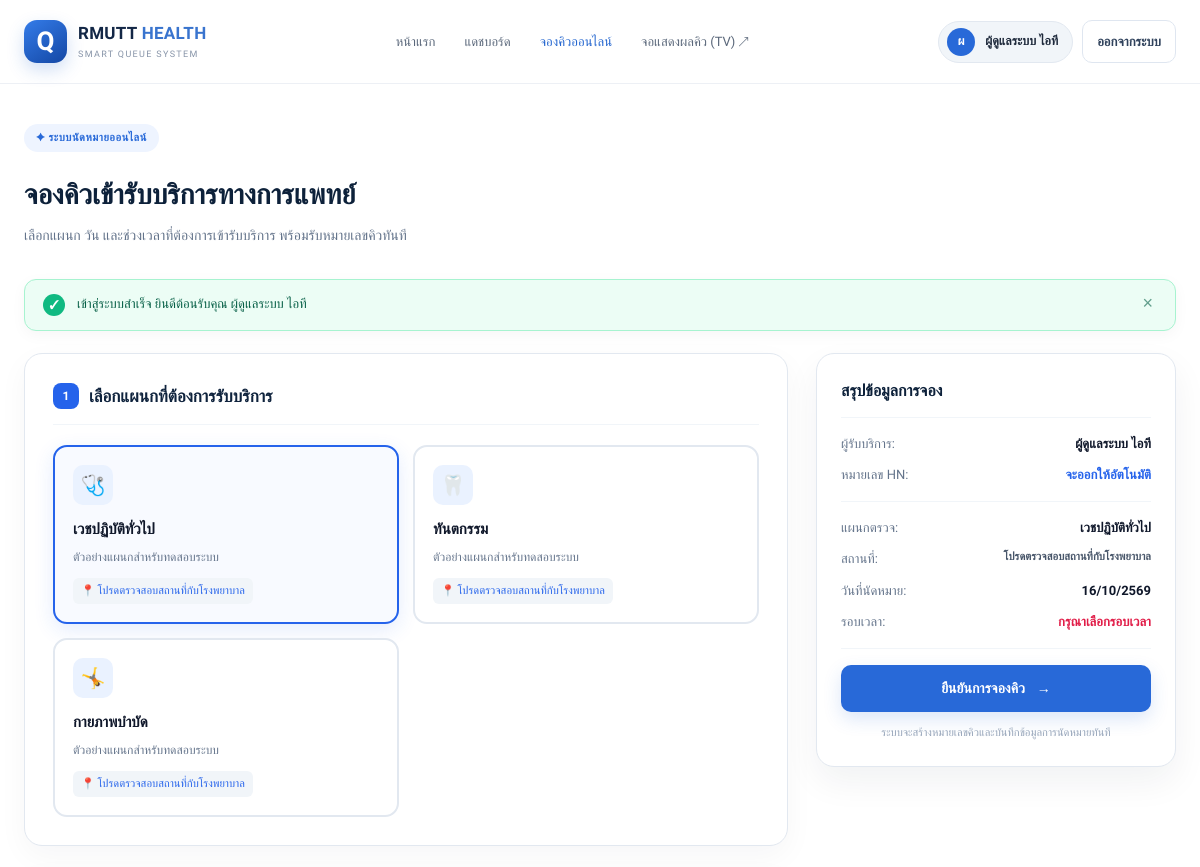
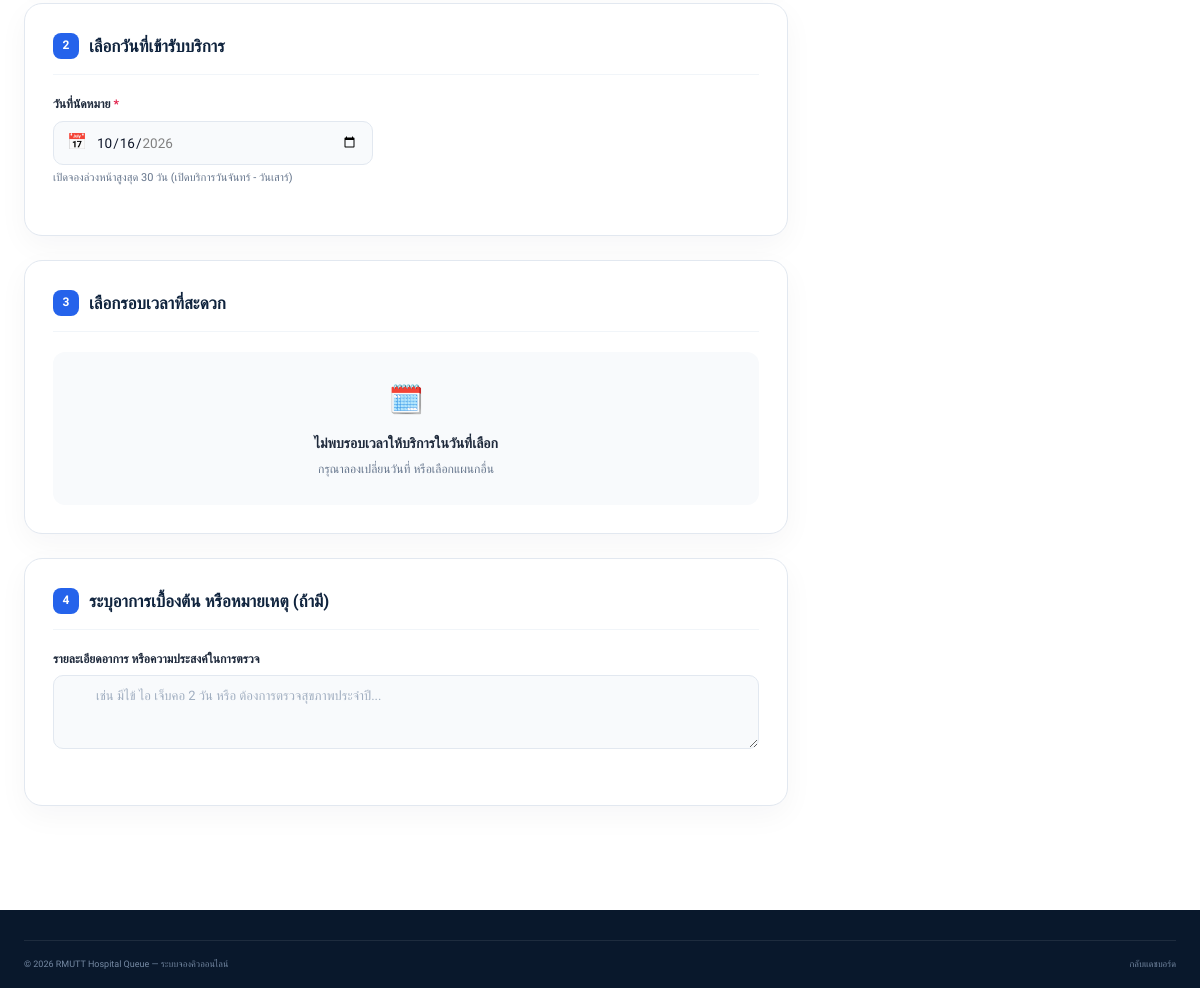
The app's page /book.php (signed in) with its own data (2 pictures, top to bottom).
### tables this page shows
CREATE TABLE IF NOT EXISTS departments (
  id BIGINT UNSIGNED AUTO_INCREMENT PRIMARY KEY,
  name VARCHAR(150) NOT NULL,
  description TEXT NULL,
  location_label VARCHAR(190) NULL,
  is_open_for_booking TINYINT(1) NOT NULL DEFAULT 1,
  created_at TIMESTAMP NOT NULL DEFAULT CURRENT_TIMESTAMP
);

### book.php (the view, shortened to what this page needs)
<?php
require_once __DIR__ . '/config/database.php';
require_once __DIR__ . '/includes/auth.php';
$user = current_user();
$selectedDate = trim($_GET['date'] ?? ($_POST['date'] ?? date('Y-m-d')));
$notes = trim($_POST['notes'] ?? '');
try {
    $departments = $pdo->query("
        SELECT id, name, description, location_label
        FROM departments
        WHERE is_open_for_booking = 1
        ORDER BY id ASC
    ")->fetchAll();
} catch (PDOException $e) {
    $departments = [];
}
?>
<!DOCTYPE html>
<html lang="th">
<head>
  <link rel="stylesheet" href="assets/css/style.css">
  <link rel="stylesheet" href="assets/css/auth.css">
  <link rel="stylesheet" href="assets/css/queue.css">
</head>
<body>
  <header class="site-header">
    <div class="container nav-wrap">
      <a class="brand" href="index.php">
        <div class="brand-mark"><span>Q</span></div>
        <div class="brand-copy">
          <strong>RMUTT <span>HEALTH</span></strong>
          <small>SMART QUEUE SYSTEM</small>
        </div>
      </a>
      <nav class="main-nav" id="mainNav">
        <a href="index.php">หน้าแรก</a>
        <a href="dashboard.php">แดชบอร์ด</a>
        <a class="active" href="book.php">จองคิวออนไลน์</a>
        <a href="queue_display.php" target="_blank">จอแสดงผลคิว (TV) ↗</a>
      </nav>
      <div class="nav-actions">
        <a href="dashboard.php" class="user-menu-pill">
          <span class="user-menu-avatar"><?= htmlspecialchars(mb_substr($user['full_name'], 0, 1, 'UTF-8')) ?></span>
          <span><?= htmlspecialchars($user['full_name']) ?></span>
        </a>
        <a href="logout.php" class="btn btn-ghost btn-small">ออกจากระบบ</a>
      </div>
    </div>
  </header>
  <main class="booking-container">
    <div class="container">
      <div class="booking-header">
        <span class="auth-card-badge">✦ ระบบนัดหมายออนไลน์</span>
        <h1>จองคิวเข้ารับบริการทางการแพทย์</h1>
        <p>เลือกแผนก วัน และช่วงเวลาที่ต้องการเข้ารับบริการ พร้อมรับหมายเลขคิวทันที</p>
      </div>
      <?= render_flash() ?>
      <form action="book.php" method="POST" id="bookingForm">
        <div class="booking-grid">
          <div class="booking-steps-col">
            <div class="booking-card">
              <h2 class="booking-card-title">
                <span class="step-badge">1</span>
                <span>เลือกแผนกที่ต้องการรับบริการ</span>
              </h2>
              <div class="dept-grid">
                <?php foreach ($departments as $dept): ?>
                  <label class="dept-card-label">
                    <div class="dept-card-inner">
                      <div class="dept-icon">
                        <?php
                          if (str_contains($dept['name'], 'ทันต')) echo '🦷';
                          elseif (str_contains($dept['name'], 'กายภาพ')) echo '🤸';
                          elseif (str_contains($dept['name'], 'ตา') || str_contains($dept['name'], 'จักษุ')) echo '👁️';
                          else echo '🩺';
                        ?>
                      </div>
                      <strong><?= htmlspecialchars($dept['name']) ?></strong>
                      <p><?= htmlspecialchars($dept['description'] ?? 'บริการตรวจและรักษา') ?></p>
                      <span class="dept-location">📍 <?= htmlspecialchars($dept['location_label'] ?? 'จุดตรวจบริการ') ?></span>
                    </div>
                  </label>
                <?php endforeach; ?>
              </div>
            </div>
            <div class="booking-card">
              <h2 class="booking-card-title">
                <span class="step-badge">2</span>
                <span>เลือกวันที่เข้ารับบริการ</span>
              </h2>
              <div class="form-group" style="max-width: 320px;">
                <label class="form-label" for="bookingDate">วันที่นัดหมาย <span class="required">*</span></label>
                <div class="input-wrapper">
                  <span class="input-icon">📅</span>
                  <input type="date" id="bookingDate" name="date" class="form-control"
                         value="<?= htmlspecialchars($selectedDate) ?>"
                         min="<?= date('Y-m-d') ?>"
                         max="<?= date('Y-m-d', strtotime('+30 days')) ?>"
                         onchange="handleDateChange(this.value)" required>
                </div>
                <small style="color: #64748b; font-size: 11px; margin-top: 4px; display: block;">
                  เปิดจองล่วงหน้าสูงสุด 30 วัน (เปิดบริการวันจันทร์ - วันเสาร์)
                </small>
              </div>
            </div>
            <div class="booking-card">
              <h2 class="booking-card-title">
                <span class="step-badge">3</span>
                <span>เลือกรอบเวลาที่สะดวก</span>
              </h2>
              <div id="noSlotsMessage" style="display:none; padding: 25px; text-align: center; color: #64748b; background: #f8fafc; border-radius: 12px;">
                <div style="font-size: 28px; margin-bottom: 8px;">🗓️</div>
                <strong style="color: #1e293b; font-size: 14px;">ไม่พบรอบเวลาให้บริการในวันที่เลือก</strong>
                <p style="font-size: 12px; margin: 4px 0 0;">กรุณาลองเปลี่ยนวันที่ หรือเลือกแผนกอื่น</p>
              </div>
            </div>
            <div class="booking-card">
              <h2 class="booking-card-title">
                <span class="step-badge">4</span>
                <span>ระบุอาการเบื้องต้น หรือหมายเหตุ (ถ้ามี)</span>
              </h2>
              <div class="form-group">
                <label class="form-label" for="notes">รายละเอียดอาการ หรือความประสงค์ในการตรวจ</label>
                <textarea id="notes" name="notes" class="form-control" rows="3"
                          placeholder="เช่น มีไข้ ไอ เจ็บคอ 2 วัน หรือ ต้องการตรวจสุขภาพประจำปี..."><?= htmlspecialchars($notes) ?></textarea>
              </div>
            </div>
          </div>
          <div class="booking-summary-col">
            <div class="booking-summary-card">
              <h3 class="summary-title">สรุปข้อมูลการจอง</h3>
              <div class="summary-line">
                <span class="summary-label">ผู้รับบริการ:</span>
                <span class="summary-value"><?= htmlspecialchars($user['full_name']) ?></span>
              </div>
              <div class="summary-line">
                <span class="summary-label">หมายเลข HN:</span>
                <span class="summary-value" style="color:#2563eb;"><?= htmlspecialchars($user['patient_number'] ?? 'จะออกให้อัตโนมัติ') ?></span>
              </div>
              <div class="summary-divider"></div>
              <div class="summary-line">
                <span class="summary-label">แผนกตรวจ:</span>
                <span class="summary-value" id="summaryDept">—</span>
              </div>
              <div class="summary-line">
                <span class="summary-label">สถานที่:</span>
                <span class="summary-value" id="summaryLoc" style="font-size:11px; color:#475569;">—</span>
              </div>
              <div class="summary-line">
                <span class="summary-label">วันที่นัดหมาย:</span>
                <span class="summary-value" id="summaryDate">—</span>
              </div>
              <div class="summary-line">
                <span class="summary-label">รอบเวลา:</span>
                <span class="summary-value" id="summaryTime" style="color: #16a34a;">กรุณาเลือกรอบเวลา</span>
              </div>
              <div class="summary-divider"></div>
              <button type="submit" id="btnSubmitBooking" class="btn btn-primary" style="width: 100%; padding: 14px; font-size: 14px;" disabled>
                ยืนยันการจองคิว <span>→</span>
              </button>
              <p style="font-size: 11px; color: #94a3b8; text-align: center; margin: 12px 0 0;">
                ระบบจะสร้างหมายเลขคิวและบันทึกข้อมูลการนัดหมายทันที
              </p>
            </div>
          </div>
        </div>
      </form>
    </div>
  </main>
  <footer class="site-footer">
    <div class="container footer-bottom">
      <span>© <?= date('Y') ?> RMUTT Hospital Queue — ระบบจองคิวออนไลน์</span>
      <a href="dashboard.php" style="color: inherit;">กลับแดชบอร์ด</a>
    </div>
  </footer>
</body>
</html>

### includes/auth.php (shortened to what this page needs)
<?php
function get_flash(): ?array {
    if (isset($_SESSION['flash'])) {
        $flash = $_SESSION['flash'];
        return $flash;
    }
    return null;
}
function render_flash(): string {
    $flash = get_flash();
    $type = htmlspecialchars($flash['type'], ENT_QUOTES, 'UTF-8');
    $message = htmlspecialchars($flash['message'], ENT_QUOTES, 'UTF-8');
    $icons = [
        'success' => '✓',
        'danger' => '✕',
        'warning' => '⚠',
        'info' => 'ℹ'
    ];
    $icon = $icons[$type] ?? 'ℹ';
    return <<<HTML
    <div class="alert alert-{$type}" role="alert">
        <span class="alert-icon">{$icon}</span>
        <div class="alert-content">{$message}</div>
        <button type="button" class="alert-close" onclick="this.parentElement.remove()" aria-label="ปิด">×</button>
    </div>
HTML;
}
function current_user(): ?array {
    return $_SESSION['user'] ?? null;
}

### assets/css/style.css (style rules this page uses)
:root { --navy: #0b1d36; --navy-2: #102b50; --blue: #2869d8; --blue-light: #eaf2ff; --ink: #15243a; --muted: #718096; --line: #e6ebf2; --surface: #f6f8fc; --white: #fff; --green: #19a779; --radius: 20px; --shadow: 0 24px 70px rgba(10, 29, 57, .13) }
* { box-sizing: border-box }
html { scroll-behavior: smooth; scroll-padding-top: 90px }
body { margin: 0; font-family: "IBM Plex Sans Thai", sans-serif; color: var(--ink); background: #fff; font-size: 15px; line-height: 1.65 }
a { color: inherit; text-decoration: none }
.container { width: min(1160px, calc(100% - 48px)); margin-inline: auto }
.site-header { height: 84px; background: rgba(255, 255, 255, .96); border-bottom: 1px solid #edf0f5; position: sticky; top: 0; z-index: 20; backdrop-filter: blur(16px) }
.nav-wrap { height: 100%; display: flex; align-items: center; justify-content: space-between; gap: 28px }
.brand { display: flex; align-items: center; gap: 11px; flex-shrink: 0 }
.brand-mark { width: 43px; height: 43px; background: linear-gradient(145deg, #347ce9, #1447a4); color: #fff; border-radius: 13px; display: grid; place-items: center; box-shadow: 0 7px 17px #2466cf35; font-size: 26px; font-weight: 700 }
.brand-copy { display: flex; flex-direction: column; line-height: 1.2 }
.brand-copy strong { font-size: 17px; letter-spacing: .3px; color: #132746 }
.brand-copy strong span { color: #3974ce }
.brand-copy small { font-size: 9px; letter-spacing: 1.35px; color: #8794a8; margin-top: 5px }
.main-nav { display: flex; align-items: center; gap: 29px; font-size: 13px; color: #5b687b }
.main-nav a { transition: color .2s }
.main-nav a:hover, .main-nav a.active { color: #2466cf }
.nav-actions { display: flex; align-items: center; gap: 9px }
.btn { display: inline-flex; align-items: center; justify-content: center; gap: 12px; border: 1px solid transparent; border-radius: 10px; padding: 10px 17px; font-family: inherit; font-size: 13px; font-weight: 600; transition: transform .2s, background .2s, border-color .2s; cursor: pointer }
.btn-primary { background: var(--blue); color: #fff; box-shadow: 0 7px 18px #2869d82b }
.btn-ghost { border-color: #dfe6f0; color: #30425c; background: #fff }
.btn-small { padding: 10px 14px }
.site-footer { background: #09182c; color: #fff; padding-top: 30px }
.footer-bottom { display: flex; justify-content: space-between; gap: 20px; border-top: 1px solid #ffffff16; padding: 16px 0; color: #7589a3; font-size: 9px }

### records on screen
departments: name "เวชปฏิบัติทั่วไป", description "ตัวอย่างแผนกสำหรับทดสอบระบบ", location_label "โปรดตรวจสอบสถานที่กับโรงพยาบาล"
departments: name "ทันตกรรม", description "ตัวอย่างแผนกสำหรับทดสอบระบบ", location_label "โปรดตรวจสอบสถานที่กับโรงพยาบาล"
departments: name "กายภาพบำบัด", description "ตัวอย่างแผนกสำหรับทดสอบระบบ", location_label "โปรดตรวจสอบสถานที่กับโรงพยาบาล"

### other values on screen
mb_substr($user['full_name'], 0, 1, 'UTF-8') "ผ"
$user['full_name'] "ผู้ดูแลระบบ ไอที"
$icon "✓"
$message "เข้าสู่ระบบสำเร็จ ยินดีต้อนรับคุณ ผู้ดูแลระบบ ไอที"
$user['patient_number'] "จะออกให้อัตโนมัติ"
